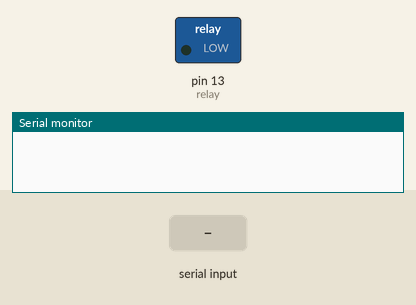
Bench run of a sketch on a simulated Arduino Uno, built with avr-gcc and run on an emulated ATmega328P. On the bench: switched loads named in the sketch (green lamp = pin HIGH), the last lines printed to the serial monitor. The test bench sets the inputs (shaded band).

Above: at 1.2 s.
1.3 s: "light off" received over the second serial link
At 3.4 s:
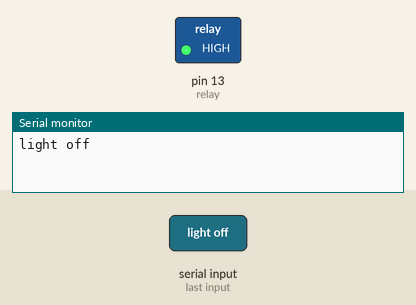
3.8 s: "light on" received over the second serial link
At 5.3 s:
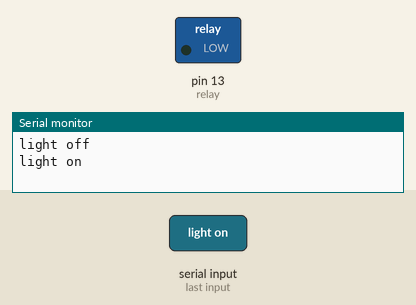
Timing chart, 0 to 6.8 s (numbered marks = the images above; inputs shaded):
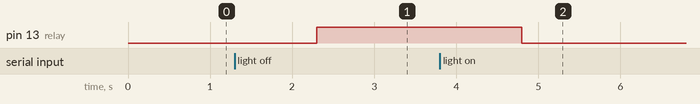

The sketch:

control_light_with_blutooth_using_voice_commands.ino
```cpp
#include<SoftwareSerial.h>
SoftwareSerial mySerial(2,3); //tx pin 2 rx pin 3
String voice;
int relay= 13;
void setup() {

mySerial.begin(9600);
Serial.begin(9600);
pinMode(relay,OUTPUT);
}

void loop() {

if(mySerial.available()>0)
{

    voice=mySerial.readString();
  Serial.println( voice);
  if(voice=="light on")
  {
    digitalWrite(relay,LOW);
        voice="";
    }
      if(voice=="light off")
  {
    digitalWrite(relay,HIGH);
    voice="";
    }

}
}
```

Measured:
- after the input at 1.3 s, pin 13 (relay): LOW → HIGH after 1.0 s
- after the input at 3.8 s, pin 13 (relay): HIGH → LOW after 1.0 s
